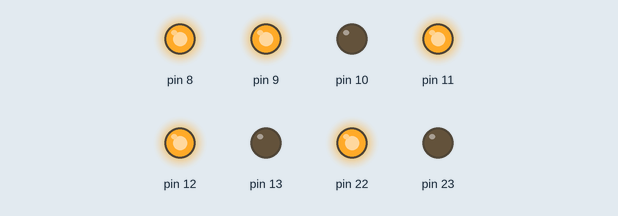
Recording of a sketch running on a simulated Arduino Uno, built with avr-gcc and run on an emulated ATmega328P. Parts: output pins drawn as LEDs (lit = HIGH).

Above: at 0.1 s.
Timing chart, 0 to 1.6 s (numbered marks = the images above):
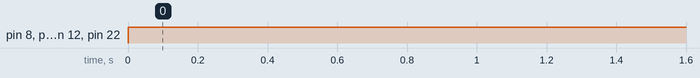

Measured:
- by itself, pin 8, pin 9, pin 11, pin 12, pin 22: LOW → HIGH at 0.00 s

The sketch:

sketch.ino
```cpp
void setup() {
  // put your setup code here, to run once:
  volatile char *DDR;
  DDR = 0x21; //A
  *DDR = 0xFF;
  DDR = 0x24; //B
  *DDR = 0xFF;
  DDR = 0x30; //F
  *DDR = 0xFF;
  DDR = 0x107; //K
  *DDR = 0xFF;
}

void loop() {
  // put your main code here, to run repeatedly:
  volatile char *data;
  data = 0x22;
  *data = 0b01101101;
  data = 0x25;
  *data = 0b01011011;
  data = 0x31;
  *data = 0b00111111;
  data = 0x108;
  *data = 0b01011011;
}
```
